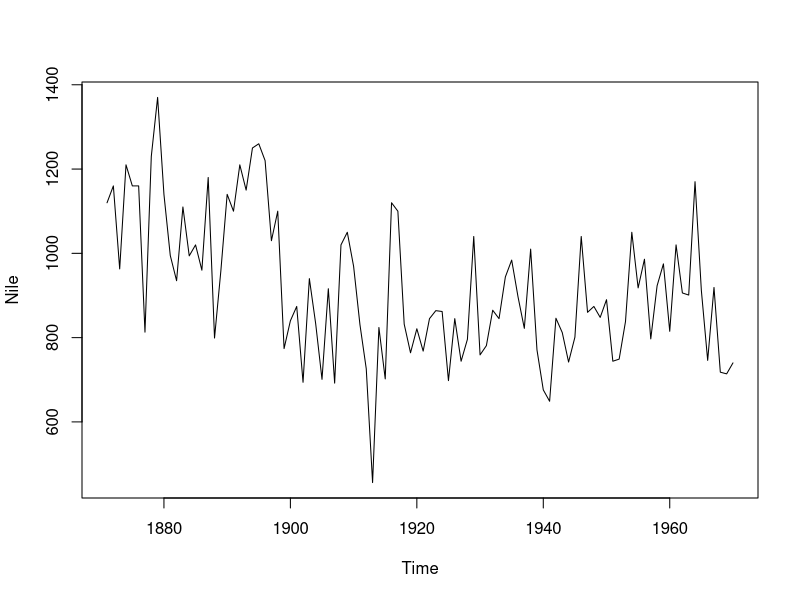
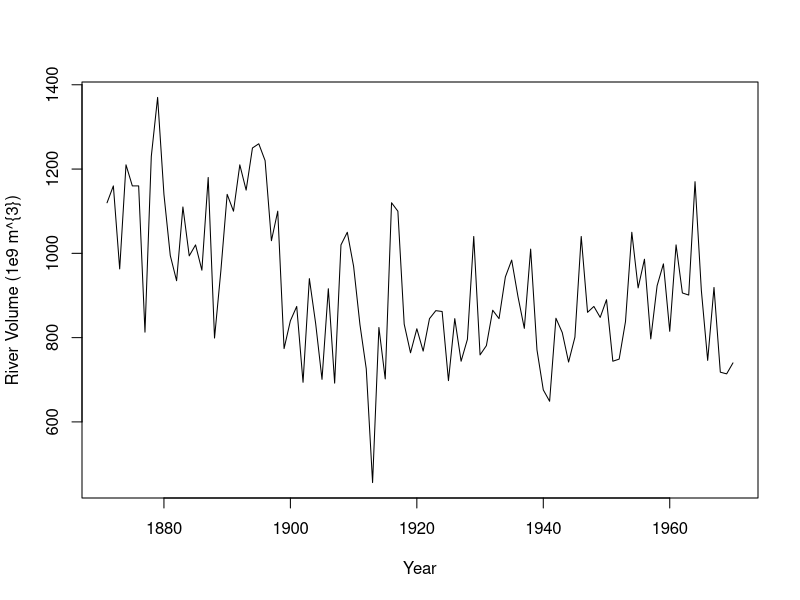
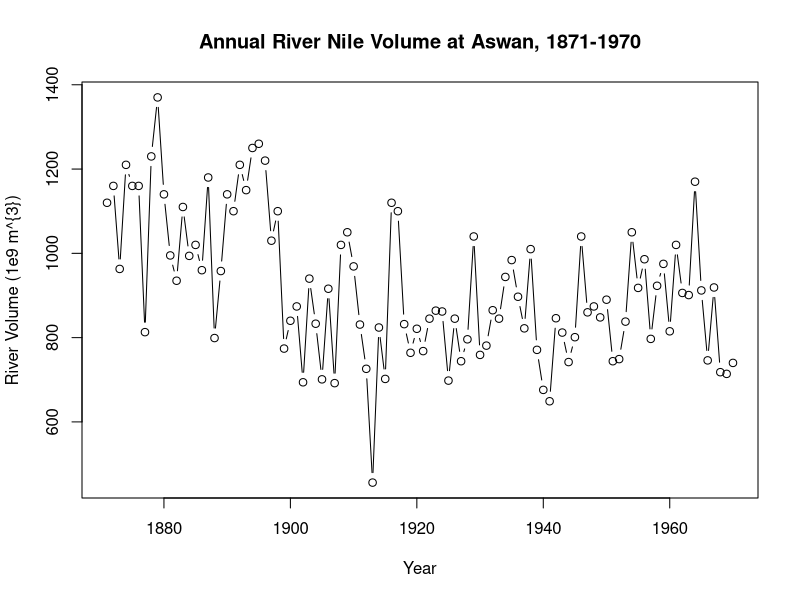
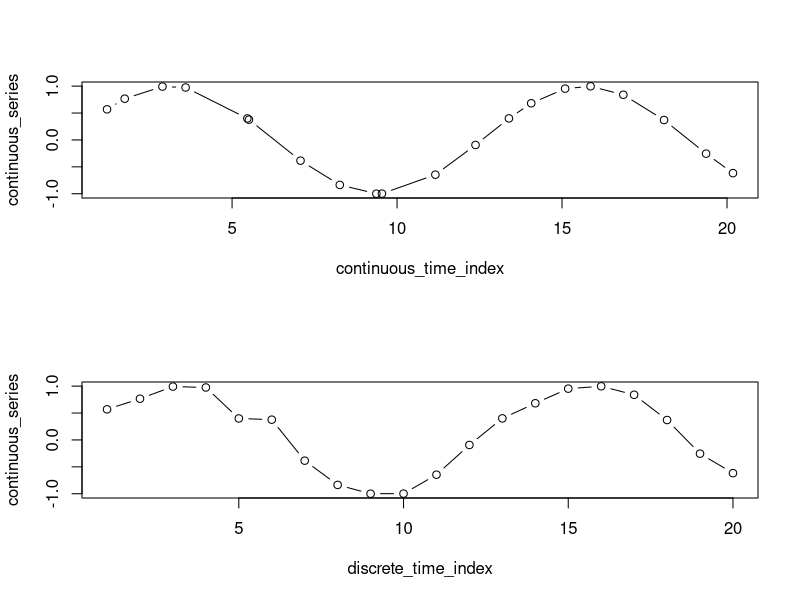
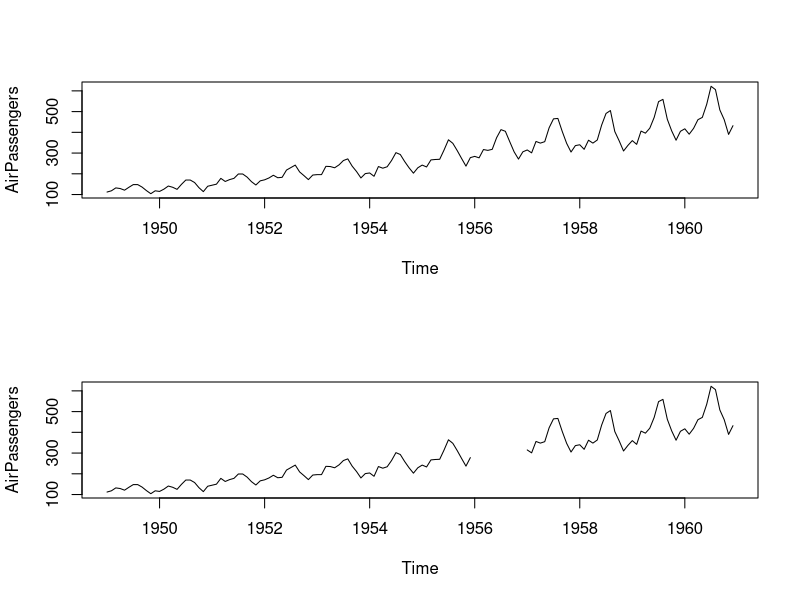

The R script that drew these images, in order: (Note: this script raises an error after producing the figures.)
## ---- chunk 1
data_vector <- c(1120,	1160,	963,	1210,	1160,	1160,	813,	1230,	1370,	1140,	995,	935,	1110,	994,	1020,
960,	1180,	799,	958,	1140,	1100,	1210,	1150,	1250,	1260,	1220,	1030,	1100,	774,	840,
874,	694,	940,	833,	701,	916,	692,	1020,	1050,	969,	831,	726,	456,	824,	702,
1120,	1100,	832,	764,	821,	768,	845,	864,	862,	698,	845,	744,	796,	1040,	759,
781,	865,	845,	944,	984,	897,	822,	1010,	771,	676,	649,	846,	812,	742,	801,
1040,	860,	874,	848,	890,	744,	749,	838,	1050,	918,	986,	797,	923,	975,	815,
1020,	906,	901,	1170,	912,	746,	919,	718,	714,	740)					

length(data_vector)

# Convert data_vector to a ts object with start = 2004 and frequency = 4
Nile <- ts(data_vector, start=1871, frequency=1)

# Print the Nile dataset
print(Nile, Start=1871, End=1970)

# List the number of observations in the Nile dataset
length(Nile)

# Display the first 10 elements of the Nile dataset
head(Nile, 10)

# Display the last 12 elements of the Nile dataset
tail(Nile, 12)
## ---- chunk 2
# Plot the Nile data
plot(Nile)

# Plot the Nile data with xlab and ylab arguments
plot(Nile, xlab = "Year", ylab = "River Volume (1e9 m^{3})")

# Plot the Nile data with xlab, ylab, main, and type arguments
plot(Nile, xlab = "Year", ylab = "River Volume (1e9 m^{3})", main = "Annual River Nile Volume at Aswan, 1871-1970", type ="b")
## ---- chunk 3
continuous_time_index <- c(1.210322,	1.746137,	2.889634,	3.591384,	5.462065,	5.510933,	7.074295,
8.264398,	9.373382,	9.541063,	11.161122,	12.378371,	13.390559,	14.06628,
15.093547,	15.864515,	16.857413,	18.091457,	19.365451,	20.180524)

continuous_series <- c(0.56889468,	0.76630408,	0.99207512,	0.97481741,	0.3991232,	0.37660246,
-0.38532033,	-0.83635852,	-0.99966983,	-0.99831019,	-0.6462228,	-0.09386151,
0.40052909,	0.68160578,	0.95318159,	0.99693803,	0.83934194,	0.37003754,
-0.25509676,	-0.61743983)

# Plot the continuous_series using continuous time indexing
par(mfrow=c(2,1))
plot(continuous_time_index,continuous_series, type = "b")

# Make a discrete time index using 1:20 
discrete_time_index <-1:20

# Now plot the continuous_series using discrete time indexing
plot(discrete_time_index,continuous_series, type = "b")
## ---- chunk 4
data_vector <- c(112,	118,	132,	129,	121,	135,	148,	148,	136,	119,	104,	118,
115,	126,	141,	135,	125,	149,	170,	170,	158,	133,	114,	140,
145,	150,	178,	163,	172,	178,	199,	199,	184,	162,	146,	166,
171,	180,	193,	181,	183,	218,	230,	242,	209,	191,	172,	194,
196,	196,	236,	235,	229,	243,	264,	272,	237,	211,	180,	201,
204,	188,	235,	227,	234,	264,	302,	293,	259,	229,	203,	229,
242,	233,	267,	269,	270,	315,	364,	347,	312,	274,	237,	278,
284,	277,	317,	313,	318,	374,	413,	405,	355,	306,	271,	306,
315,	301,	356,	348,	355,	422,	465,	467,	404,	347,	305,	336,
340,	318,	362,	348,	363,	435,	491,	505,	404,	359,	310,	337,
360,	342,	406,	396,	420,	472,	548,	559,	463,	407,	362,	405,
417,	391,	419,	461,	472,	535,	622,	606,	508,	461,	390,	432)

# Convert data_vector to a ts object with start = 2004 and frequency = 4
AirPassengers <- ts(data_vector, start=1949, frequency=12)

# Plot AirPassengers
plot(AirPassengers)

# View the start and end dates of AirPassengers
start(AirPassengers)
end(AirPassengers)

# Use time(), deltat(), frequency(), and cycle() with AirPassengers 
time(AirPassengers)
deltat(AirPassengers)
frequency(AirPassengers)
cycle(AirPassengers)
## ---- chunk 5
data_vector <- c(112,	118,	132,	129,	121,	135,	148,	148,	136,	119,	104,	118,
115,	126,	141,	135,	125,	149,	170,	170,	158,	133,	114,	140,
145,	150,	178,	163,	172,	178,	199,	199,	184,	162,	146,	166,
171,	180,	193,	181,	183,	218,	230,	242,	209,	191,	172,	194,
196,	196,	236,	235,	229,	243,	264,	272,	237,	211,	180,	201,
204,	188,	235,	227,	234,	264,	302,	293,	259,	229,	203,	229,
242,	233,	267,	269,	270,	315,	364,	347,	312,	274,	237,	278,
NA,	NA,	NA,	NA,	NA,	NA,	NA,	NA,	NA,	NA,	NA,	NA,
315,	301,	356,	348,	355,	422,	465,	467,	404,	347,	305,	336,
340,	318,	362,	348,	363,	435,	491,	505,	404,	359,	310,	337,
360,	342,	406,	396,	420,	472,	548,	559,	463,	407,	362,	405,
417,	391,	419,	461,	472,	535,	622,	606,	508,	461,	390,	432)

# Convert data_vector to a ts object with start = 2004 and frequency = 4
AirPassengers <- ts(data_vector, start=1949, frequency=12)
class(AirPassengers)

# Plot the AirPassengers data
plot(AirPassengers)

# Compute the mean of AirPassengers
mean(AirPassengers, na.rm=TRUE)

# Impute mean values to NA in AirPassengers
AirPassengers[85:96] <- mean(AirPassengers_m, na.rm = TRUE)

# Generate another plot of AirPassengers
plot(AirPassengers)

# Add the complete AirPassengers data to your plot
rm(AirPassengers)
points(AirPassengers, type = "l", col = 2, lty = 3)


## ---- chunk 6
data_vector <- c(2.0521941073,	4.2928852797,	3.3294132944,	3.508595067,	0.0009576938,
1.9217186345,	0.7978134128,	0.2999543435,	0.9435687536,	0.5748283388,
-0.0034005903,	0.3448649176,	2.2229761136,	0.1763144576,	2.709762277,
1.2501948965,	-0.4007164754,	0.8852732121,	-1.5852420266,	-2.2829278891,
-2.560953129,	-3.1259963754,	-2.8660295895,	-1.7847009207,	-1.8894912908,
-2.7255351194,	-2.10331418,	-0.0174256893,	-0.3613204151,	-2.9008403327,
-3.2847440927,	-2.8684594718,	-1.9505074437,	-4.8801892525,	-3.2634605353,
-1.6396062522,	-3.301257584,	-2.6331245433,	-1.7058354022,	-2.2119825061,
-0.5170595186,	0.0752508095,	-0.8406994716,	-1.4022683487,	-0.138211423,
-1.4065954703,	-2.3046941055,	1.5073891432,	0.7118679477,	-1.1300519022)

# Use print() and plot() to view data_vector
print(data_vector)
plot(data_vector)

# Convert data_vector to a ts object with start = 2004 and frequency = 4
time_series <- ts(data_vector, start=2004, frequency=4)

# Use print() and plot() to view time_series
print(time_series)
  plot(time_series)
## ---- chunk 7
# Check whether data_vector and time_series are ts objects
is.ts(data_vector)
is.ts(time_series)

# Check whether Nile is a ts object
is.ts(Nile)

# Check whether AirPassengers is a ts object
is.ts(AirPassengers)
## ---- chunk 8
eu_stocks <- EuStockMarkets

#eu_stocks <- read_csv("~/R Scripts/eu_stocks.csv")
#ts(eu_stocks, start=c(1991, 130) , End=c(1998, 169), frequency=260)

# Check whether eu_stocks is a ts object
is.ts(eu_stocks)

# View the start, end, and frequency of eu_stocks
start(eu_stocks)
end(eu_stocks)
frequency(eu_stocks)

# Generate a simple plot of eu_stocks
plot(eu_stocks)

# Use ts.plot with eu_stocks
ts.plot(eu_stocks, col = 1:4, xlab = "Year", ylab = "Index Value", main = "Major European Stock Indices, 1991-1998")

# Add a legend to your ts.plot
legend("topleft", colnames(eu_stocks), lty = 1, col = 1:4, bty = "n")
## ---- chunk 9
rapid_growth <- c(947.4753,	886.5153,	1074.8943,	1101.1307,	1130.1855,	975.8495,	948.161,
1177.8227,	1227.1271,	976.9957,	836.7089,	1323.6047,	852.3532,	1200.8262,
1274.4788,	1349.2614,	1102.6334,	1324.8566,	1268.7187,	1058.2289,	1204.0872,
1084.6503,	1284.4305,	1195.2843,	1058.4262,	1188.0577,	1166.5934,	1064.6946,
1429.0685,	1070.8528,	1539.3305,	1467.1571,	1127.7058,	1296.0717,	1555.2741,
1332.9037,	1315.4236,	1189.2462,	1482.4339,	1240.9287,	1237.772,	1468.6083,
1328.5457,	1589.5078,	1373.163,	1503.5563,	1659.9376,	1704.6137,	1550.4638,
1625.8026,	1873.8582,	1370.6209,	1439.7114,	1447.4369,	1579.9158,	1681.2571,
1661.6059,	1311.8468,	1326.0308,	1323.0995,	1550.4863,	1606.2042,	1768.5401,
1509.8368,	1592.1086,	1627.6188,	1544.6329,	1439.5234,	1682.3518,	1850.7097,
1673.3801,	1832.4272,	1672.2672,	1781.5768,	1659.2899,	1970.0389,	2044.7124,
1929.0902,	1891.7042,	1487.1577,	2013.8722,	1796.7886,	1977.0183,	1516.9552,
1650.6039,	1523.2834,	1696.6181,	1627.2609,	1787.2968,	1567.2874,	1881.9963,
2318.9833,	1941.9879,	1820.2797,	2154.8123,	2261.5471,	2052.2214,	2079.171,
2010.0609,	2145.2606,	1775.3008,	2013.407)		

# Log rapid_growth
linear_growth <- log(rapid_growth)
  
# Plot linear_growth using ts.plot()
 ts.plot(linear_growth)

## ---- chunk 10
z = c(6.226447,	6.103354,	6.296341,	6.24623,	6.228432,	6.282297,	6.208447,	6.209721, 6.358273,	6.28573, 6.293874,	6.160147,	6.311715,	6.344602,	6.259419,	6.188675,
6.387907,	6.38211,	6.423225,	6.431842,	6.408735,	6.375087,	6.317445,	6.467881,
6.233822,	6.408684,	6.402831,	6.419378,	6.300629,	6.508489,	6.532526,	6.422568,
6.566936,	6.542901,	6.524926,	6.490936,	6.465681,	6.399477,	6.502434,	6.478457,
6.407031,	6.546325,	6.463969,	6.752004,	6.503283,	6.351743,	6.674225,	6.622193,
6.414761,	6.437192,	6.725393,	6.461291,	6.602355,	6.649363,	6.532169,	6.503933,
6.569399,	6.822398,	6.486327,	6.55179,	6.527217,	6.66152,	6.573239,	6.694918,
6.710255,	6.48751,	6.597609,	6.650976,	6.463346,	6.83756,	6.523087,	6.895969,
6.499635,	6.701381,	6.783788,	6.82901,	6.87671,	6.655864,	6.781056,	6.878695,
6.805677,	6.928289,	6.980214,	6.78691,	6.790808,	6.856873,	6.777692,	6.950592,
6.803626,	6.9844,	6.839375,	6.826484,	6.76942,	6.69844,	6.912014,	6.915898,
7.081279,	6.622697,	6.853801,	6.787298,	6.979978,	7.004093,	7.030137,	6.883308,
6.854524,	7.071423,	7.112431,	6.884482,	6.729476,	7.188114,	6.748001,	7.090765,
7.150293,	7.207313,	7.005457,	7.18906,	7.145763,	6.964352,	7.093477,	6.989013,
7.158071,	7.086139,	6.964538,	7.080075,	7.061843,	6.970443,	7.264778,	6.976211,
7.339103,	7.291082,	7.027941,	7.167093,	7.349407,	7.195115,	7.181914,	7.081075,
7.301441,	7.123615,	7.121068,	7.292071,	7.19184,	7.37118,	7.224872,	7.315588,
7.414535,	7.441094,	7.346309,	7.393757,	7.535755,	7.223019,	7.272198,	7.27755,
7.365127,	7.427297,	7.41554,	7.179191,	7.189945,	7.187732,	7.346324,	7.381629,
7.47791,	7.319757,	7.372815,	7.394873,	7.342542,	7.272067,	7.427948,	7.523324,
7.422601,	7.513397,	7.421936,	7.485254,	7.414145,	7.585809,	7.623012,	7.564804,
7.545233,	7.304622,	7.607815,	7.493756,	7.589345,	7.32446,	7.408897,	7.328623,
7.436392,	7.394653,	7.48846,	7.357102,	7.540088,	7.748884,	7.571467,	7.506745,
7.675459,	7.723804,	7.626678,	7.639725,	7.60592,	7.671016,	7.481725,	7.607584)

# Generate the first difference of z
dz <- diff(z)
  
# Plot dz
ts.plot(dz)

# View the length of z and dz, respectively
length(z)
length(dz)
## ---- chunk 11
x =c(-4.198033,	9.569009,	5.175143,	-9.691646,	-3.215294,	10.843669,
6.452159,	-10.833559,	-2.235351,	10.119833,	6.579646,	-8.656565,
-2.515001,	9.837434,	7.386194,	-8.243504,	-4.264033,	8.898861,
8.544336,	-8.066913,	-4.023025,	9.822679,	7.772852,	-6.587777,
-3.459171,	10.613851,	7.37445,	-5.798715,	-1.204711,	11.429236,
7.570047,	-4.968384,	-2.003787,	11.941348,	9.406672,	-4.396585,
-1.555579,	12.599877,	8.502916,	-3.728968,	-2.827,	13.375981,
8.128941,	-3.149249,	-2.799473,	13.71057,	6.755217,	-3.779744,
-3.768274,	13.625336,	6.537931,	-3.249098,	-5.024191,	13.355373,
6.931161,	-3.527354,	-5.197329,	11.579791,	7.162449,	-1.894607,
-5.777797,	12.482695,	6.208088,	-3.434038,	-7.080721,	11.413656,
6.74199,	-3.532376,	-8.393542,	12.507261,	6.473175,	-3.745246,
-9.426209,	12.380817,	8.048243,	-2.831528,	-7.301893,	12.765838,
8.223699,	-4.448131,	-6.963558,	12.034005,	7.574925,	-5.402218,
-6.568198,	10.896482,	7.276571,	-4.037873,	-6.723013,	12.180815,
8.285162,	-4.159342,	-6.36067,	12.753018,	8.665912,	-5.440538,
-4.874932,	12.600197,	8.162589,	-6.539572)

# Generate a diff of x with lag = 4. Save this to dx
dx <- diff(x, lag=4)
  
# Plot dx
ts.plot(dx)  

# View the length of x and dx, respectively 
length(x)
length(dx)

## ---- chunk 12
# Simulate a WN model with list(order = c(0, 0, 0))
white_noise <- arima.sim(model = list(order = c(0, 0, 0)), n = 100)

# Plot your white_noise data
ts.plot(white_noise)

# Simulate from the WN model with: mean = 100, sd = 10
white_noise_2 <- arima.sim(model = list(order = c(0, 0, 0)), n = 100, mean = 100, sd = 10)

# Plot your white_noise_2 data
ts.plot(white_noise_2)
## ---- chunk 13
# Fit the WN model to y using the arima command
arima(y,order = c(0, 0, 0))

# Calculate the sample mean and sample variance of y
mean(y)
var(y)
## ---- chunk 14
# Generate a RW model using arima.sim
random_walk <- arima.sim(model = list(order = c(0, 1, 0)), n = 100)

# Plot random_walk
ts.plot(random_walk)

# Calculate the first difference series
random_walk_diff <- diff(random_walk)

# Plot random_walk_diff
ts.plot(random_walk_diff)
